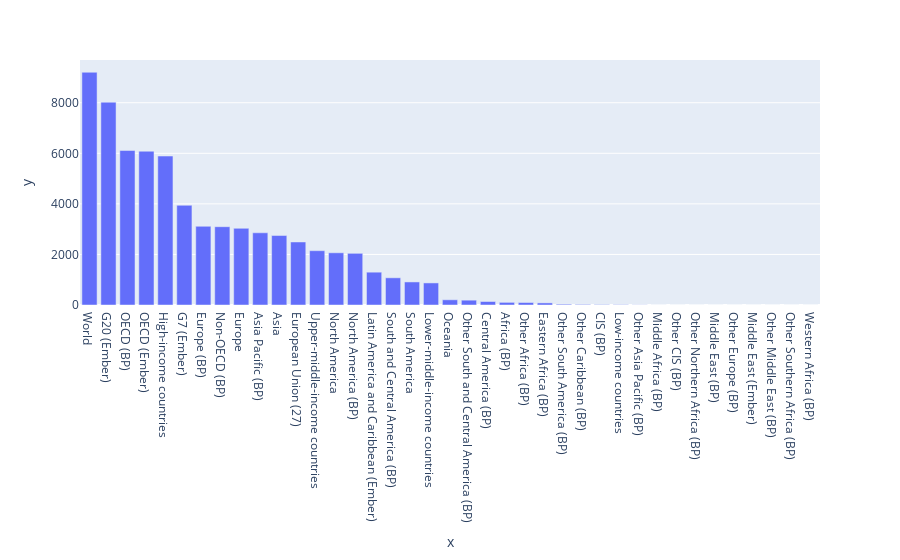

Notebook source saved alongside this figure:
### Code cell
# 10
#Electricity generation from Biomass for a certain period of time(years between 2000 and 2021 normally termed as 20's) for continents and group of countries.
read_cursor = myconnection.cursor(buffered=True, named_tuple=True)

query_string_only_countires_after_2000 = (
"SELECT SUM(TWh) as TWh_Sum, Country FROM Biomass_electricity WHERE (Year BETWEEN 2000 AND 2021) GROUP BY Country HAVING Country like 'Asia%' OR Country LIKE 'Europe%' OR Country LIKE 'South%America%' OR Country LIKE 'North%America%' OR Country LIKE '%(BP)' OR Country LIKE '%countries' OR Country LIKE '%(Ember)' OR Country LIKE 'Oceania' OR Country LIKE 'World' ORDER BY TWh_Sum DESC;")
#Find all the individual country names.
read_cursor.execute(query_string_only_countires_after_2000)

#Converting output into dataframe for visualization.
columns = [desc[0] for desc in read_cursor.description]
data_df = pd.DataFrame(read_cursor.fetchall(), columns=columns)
print_queries(read_cursor);
read_cursor.close()

data_df.head(10)

import plotly.express as px
fig = px.bar(x=data_df["Country"], y=data_df["TWh_Sum"])
fig.show()

read_cursor.close()

### Figure 1 — Plotly figure (JSON) as saved in the notebook; plotly's stock layout.template omitted (floating-point values rounded to 4 significant figures)
{"data": [{"alignmentgroup": "True", "hovertemplate": "x=%{x}<br>y=%{y}<extra></extra>", "legendgroup": "", "marker": {"color": "#636efa", "pattern": {"shape": ""}}, "name": "", "offsetgroup": "", "orientation": "v", "showlegend": false, "textposition": "auto", "type": "bar", "x": ["World", "G20 (Ember)", "OECD (BP)", "OECD (Ember)", "High-income countries", "G7 (Ember)", "Europe (BP)", "Non-OECD (BP)", "Europe", "Asia Pacific (BP)", "Asia", "European Union (27)", "Upper-middle-income countries", "North America", "North America (BP)", "Latin America and Caribbean (Ember)", "South and Central America (BP)", "South America", "Lower-middle-income countries", "Oceania", "Other South and Central America (BP)", "Central America (BP)", "Africa (BP)", "Other Africa (BP)", "Eastern Africa (BP)", "Other South America (BP)", "Other Caribbean (BP)", "CIS (BP)", "Low-income countries", "Other Asia Pacific (BP)", "Middle Africa (BP)", "Other CIS (BP)", "Other Northern Africa (BP)", "Middle East (BP)", "Other Europe (BP)", "Middle East (Ember)", "Other Middle East (BP)", "Other Southern Africa (BP)", "Western Africa (BP)"], "xaxis": "x", "y": [9206, 8022, 6110, 6082, 5891, 3943, 3113, 3097, 3033, 2856, 2748, 2493, 2148, 2065, 2044, 1298, 1076, 912, 873, 206, 191, 138, 104, 98, 83, 31, 22, 15, 12, 5, 1, 0, 0, 0, 0, 0, 0, 0, 0], "yaxis": "y"}], "layout": {"autosize": true, "barmode": "relative", "legend": {"tracegroupgap": 0}, "margin": {"t": 60}, "xaxis": {"anchor": "y", "autorange": true, "domain": [0, 1], "range": [-0.5, 38.5], "title": {"text": "x"}, "type": "category"}, "yaxis": {"anchor": "x", "autorange": true, "domain": [0, 1], "range": [0, 9691.0], "title": {"text": "y"}, "type": "linear"}}}
